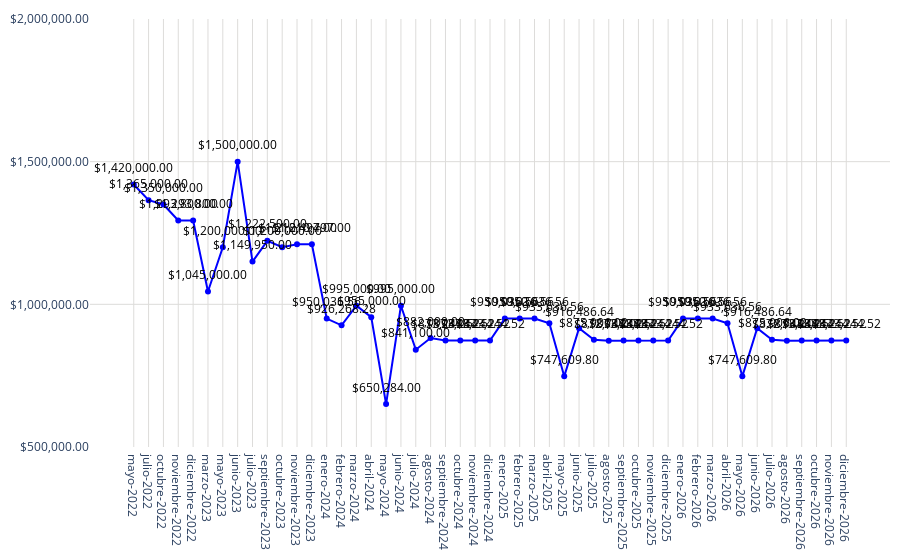

The notebook cell this image was saved under:
### Code cell
# Datos
año = total_todos_pachuca['label']
promedio = total_todos_pachuca['montos']

fig = go.Figure()
fig.add_trace(go.Scatter(
    x=año,
    y=promedio,
    mode='markers+lines',
    marker=dict(color='blue'),
))
# Agregar anotaciones para mostrar los valores encima de los puntos
for a, p in zip(año, promedio):
    fig.add_annotation(
        x=a,
        y=p,
        text=f"${p:,.2f}",  # Formatear el valor del promedio como moneda
        showarrow=False,
        font=dict(color='black', size=12),
        xshift=0,
        yshift=17,
        textangle=0
    )
# Actualizar diseño
fig.update_layout(
    #title='Precio Media Anual',
    yaxis=dict(
        range=[500000, 2000000],  # Establecer el rango del eje y un poco antes del millón
        tickvals=[500000, 1000000,1500000, 2000000, ],  # Definir los valores de las marcas en el eje y un poco antes del millón
        ticktext=['$500,000.00','$1,000,000.00','$1,500,000.00', '$2,000,000.00',],  # Definir el texto de las marcas en el eje y un poco antes del millón
        gridcolor='#dddcda',   # Color de las líneas de la cuadrícula
        gridwidth=1  # Ancho de las líneas de la cuadrícula
    ),margin=dict(l=10, r=10, t=10, b=10),  # Ajusta los márgenes (left, right, top, bottom)        
    xaxis=dict(
        gridcolor='#dddcda', 
        tickmode='array',
        tickvals=año,
        ticktext=año
    ),
    plot_bgcolor='rgba(0,0,0,0)'
)
# Exportar gráfica como archivo HTML
def guardar_grafico_como_html(fig, nombre_archivo, carpeta='assets/graficas'):
    # Crear la carpeta si no existe
    if not os.path.exists(carpeta):
        os.makedirs(carpeta)
    # Exportar la gráfica a un archivo HTML
    fig_html = fig.to_html()
    with open(os.path.join(carpeta, nombre_archivo + '.html'), 'w') as archivo:
        archivo.write(fig_html)
guardar_grafico_como_html(fig, 'g_scatt_precio_medianual', carpeta='assets/graficas')
fig.show()

### Figure 1 — Plotly figure (JSON) as saved in the notebook; plotly's stock layout.template omitted (floating-point values rounded to 4 significant figures)
{"data": [{"marker": {"color": "blue"}, "mode": "markers+lines", "type": "scatter", "x": ["mayo-2022", "julio-2022", "octubre-2022", "noviembre-2022", "diciembre-2022", "marzo-2023", "mayo-2023", "junio-2023", "julio-2023", "septiembre-2023", "octubre-2023", "noviembre-2023", "diciembre-2023", "enero-2024", "febrero-2024", "marzo-2024", "abril-2024", "mayo-2024", "junio-2024", "julio-2024", "agosto-2024", "septiembre-2024", "octubre-2024", "noviembre-2024", "diciembre-2024", "enero-2025", "febrero-2025", "marzo-2025", "abril-2025", "mayo-2025", "junio-2025", "julio-2025", "agosto-2025", "septiembre-2025", "octubre-2025", "noviembre-2025", "diciembre-2025", "enero-2026", "febrero-2026", "marzo-2026", "abril-2026", "mayo-2026", "junio-2026", "julio-2026", "agosto-2026", "septiembre-2026", "octubre-2026", "noviembre-2026", "diciembre-2026"], "y": [1420000, 1365000, 1350000, 1293800, 1293800, 1045000, 1200000, 1500000, 1149950, 1222500, 1200000, 1210497, 1210497, 950000.0, 926300.0, 995000, 955000, 650284, 995000, 841100, 882000, 873200.0, 873200.0, 873200.0, 873200.0, 950000.0, 950000.0, 950000.0, 933600.0, 747600.0, 916500.0, 875900.0, 872700.0, 873200.0, 873200.0, 873200.0, 873200.0, 950000.0, 950000.0, 950000.0, 933600.0, 747600.0, 916500.0, 875900.0, 872700.0, 873200.0, 873200.0, 873200.0, 873200.0]}], "layout": {"annotations": [{"font": {"color": "black", "size": 12}, "showarrow": false, "text": "$1,420,000.00", "textangle": 0, "x": "mayo-2022", "xshift": 0, "y": 1420000, "yshift": 17}, {"font": {"color": "black", "size": 12}, "showarrow": false, "text": "$1,365,000.00", "textangle": 0, "x": "julio-2022", "xshift": 0, "y": 1365000, "yshift": 17}, {"font": {"color": "black", "size": 12}, "showarrow": false, "text": "$1,350,000.00", "textangle": 0, "x": "octubre-2022", "xshift": 0, "y": 1350000, "yshift": 17}, {"font": {"color": "black", "size": 12}, "showarrow": false, "text": "$1,293,800.00", "textangle": 0, "x": "noviembre-2022", "xshift": 0, "y": 1293800, "yshift": 17}, {"font": {"color": "black", "size": 12}, "showarrow": false, "text": "$1,293,800.00", "textangle": 0, "x": "diciembre-2022", "xshift": 0, "y": 1293800, "yshift": 17}, {"font": {"color": "black", "size": 12}, "showarrow": false, "text": "$1,045,000.00", "textangle": 0, "x": "marzo-2023", "xshift": 0, "y": 1045000, "yshift": 17}, {"font": {"color": "black", "size": 12}, "showarrow": false, "text": "$1,200,000.00", "textangle": 0, "x": "mayo-2023", "xshift": 0, "y": 1200000, "yshift": 17}, {"font": {"color": "black", "size": 12}, "showarrow": false, "text": "$1,500,000.00", "textangle": 0, "x": "junio-2023", "xshift": 0, "y": 1500000, "yshift": 17}, {"font": {"color": "black", "size": 12}, "showarrow": false, "text": "$1,149,950.00", "textangle": 0, "x": "julio-2023", "xshift": 0, "y": 1149950, "yshift": 17}, {"font": {"color": "black", "size": 12}, "showarrow": false, "text": "$1,222,500.00", "textangle": 0, "x": "septiembre-2023", "xshift": 0, "y": 1222500, "yshift": 17}, {"font": {"color": "black", "size": 12}, "showarrow": false, "text": "$1,200,000.00", "textangle": 0, "x": "octubre-2023", "xshift": 0, "y": 1200000, "yshift": 17}, {"font": {"color": "black", "size": 12}, "showarrow": false, "text": "$1,210,497.00", "textangle": 0, "x": "noviembre-2023", "xshift": 0, "y": 1210497, "yshift": 17}, {"font": {"color": "black", "size": 12}, "showarrow": false, "text": "$1,210,497.00", "textangle": 0, "x": "diciembre-2023", "xshift": 0, "y": 1210497, "yshift": 17}, {"font": {"color": "black", "size": 12}, "showarrow": false, "text": "$950,036.56", "textangle": 0, "x": "enero-2024", "xshift": 0, "y": 950000.0, "yshift": 17}, {"font": {"color": "black", "size": 12}, "showarrow": false, "text": "$926,268.28", "textangle": 0, "x": "febrero-2024", "xshift": 0, "y": 926300.0, "yshift": 17}, {"font": {"color": "black", "size": 12}, "showarrow": false, "text": "$995,000.00", "textangle": 0, "x": "marzo-2024", "xshift": 0, "y": 995000, "yshift": 17}, {"font": {"color": "black", "size": 12}, "showarrow": false, "text": "$955,000.00", "textangle": 0, "x": "abril-2024", "xshift": 0, "y": 955000, "yshift": 17}, {"font": {"color": "black", "size": 12}, "showarrow": false, "text": "$650,284.00", "textangle": 0, "x": "mayo-2024", "xshift": 0, "y": 650284, "yshift": 17}, {"font": {"color": "black", "size": 12}, "showarrow": false, "text": "$995,000.00", "textangle": 0, "x": "junio-2024", "xshift": 0, "y": 995000, "yshift": 17}, {"font": {"color": "black", "size": 12}, "showarrow": false, "text": "$841,100.00", "textangle": 0, "x": "julio-2024", "xshift": 0, "y": 841100, "yshift": 17}, {"font": {"color": "black", "size": 12}, "showarrow": false, "text": "$882,000.00", "textangle": 0, "x": "agosto-2024", "xshift": 0, "y": 882000, "yshift": 17}, {"font": {"color": "black", "size": 12}, "showarrow": false, "text": "$873,244.52", "textangle": 0, "x": "septiembre-2024", "xshift": 0, "y": 873200.0, "yshift": 17}, {"font": {"color": "black", "size": 12}, "showarrow": false, "text": "$873,244.52", "textangle": 0, "x": "octubre-2024", "xshift": 0, "y": 873200.0, "yshift": 17}, {"font": {"color": "black", "size": 12}, "showarrow": false, "text": "$873,244.52", "textangle": 0, "x": "noviembre-2024", "xshift": 0, "y": 873200.0, "yshift": 17}, {"font": {"color": "black", "size": 12}, "showarrow": false, "text": "$873,244.52", "textangle": 0, "x": "diciembre-2024", "xshift": 0, "y": 873200.0, "yshift": 17}, {"font": {"color": "black", "size": 12}, "showarrow": false, "text": "$950,036.56", "textangle": 0, "x": "enero-2025", "xshift": 0, "y": 950000.0, "yshift": 17}, {"font": {"color": "black", "size": 12}, "showarrow": false, "text": "$950,036.56", "textangle": 0, "x": "febrero-2025", "xshift": 0, "y": 950000.0, "yshift": 17}, {"font": {"color": "black", "size": 12}, "showarrow": false, "text": "$950,036.56", "textangle": 0, "x": "marzo-2025", "xshift": 0, "y": 950000.0, "yshift": 17}, {"font": {"color": "black", "size": 12}, "showarrow": false, "text": "$933,636.56", "textangle": 0, "x": "abril-2025", "xshift": 0, "y": 933600.0, "yshift": 17}, {"font": {"color": "black", "size": 12}, "showarrow": false, "text": "$747,609.80", "textangle": 0, "x": "mayo-2025", "xshift": 0, "y": 747600.0, "yshift": 17}, {"font": {"color": "black", "size": 12}, "showarrow": false, "text": "$916,486.64", "textangle": 0, "x": "junio-2025", "xshift": 0, "y": 916500.0, "yshift": 17}, {"font": {"color": "black", "size": 12}, "showarrow": false, "text": "$875,906.02", "textangle": 0, "x": "julio-2025", "xshift": 0, "y": 875900.0, "yshift": 17}, {"font": {"color": "black", "size": 12}, "showarrow": false, "text": "$872,744.02", "textangle": 0, "x": "agosto-2025", "xshift": 0, "y": 872700.0, "yshift": 17}, {"font": {"color": "black", "size": 12}, "showarrow": false, "text": "$873,244.52", "textangle": 0, "x": "septiembre-2025", "xshift": 0, "y": 873200.0, "yshift": 17}, {"font": {"color": "black", "size": 12}, "showarrow": false, "text": "$873,244.52", "textangle": 0, "x": "octubre-2025", "xshift": 0, "y": 873200.0, "yshift": 17}, {"font": {"color": "black", "size": 12}, "showarrow": false, "text": "$873,244.52", "textangle": 0, "x": "noviembre-2025", "xshift": 0, "y": 873200.0, "yshift": 17}, {"font": {"color": "black", "size": 12}, "showarrow": false, "text": "$873,244.52", "textangle": 0, "x": "diciembre-2025", "xshift": 0, "y": 873200.0, "yshift": 17}, {"font": {"color": "black", "size": 12}, "showarrow": false, "text": "$950,036.56", "textangle": 0, "x": "enero-2026", "xshift": 0, "y": 950000.0, "yshift": 17}, {"font": {"color": "black", "size": 12}, "showarrow": false, "text": "$950,036.56", "textangle": 0, "x": "febrero-2026", "xshift": 0, "y": 950000.0, "yshift": 17}, {"font": {"color": "black", "size": 12}, "showarrow": false, "text": "$950,036.56", "textangle": 0, "x": "marzo-2026", "xshift": 0, "y": 950000.0, "yshift": 17}, {"font": {"color": "black", "size": 12}, "showarrow": false, "text": "$933,636.56", "textangle": 0, "x": "abril-2026", "xshift": 0, "y": 933600.0, "yshift": 17}, {"font": {"color": "black", "size": 12}, "showarrow": false, "text": "$747,609.80", "textangle": 0, "x": "mayo-2026", "xshift": 0, "y": 747600.0, "yshift": 17}, {"font": {"color": "black", "size": 12}, "showarrow": false, "text": "$916,486.64", "textangle": 0, "x": "junio-2026", "xshift": 0, "y": 916500.0, "yshift": 17}, {"font": {"color": "black", "size": 12}, "showarrow": false, "text": "$875,906.02", "textangle": 0, "x": "julio-2026", "xshift": 0, "y": 875900.0, "yshift": 17}, {"font": {"color": "black", "size": 12}, "showarrow": false, "text": "$872,744.02", "textangle": 0, "x": "agosto-2026", "xshift": 0, "y": 872700.0, "yshift": 17}, {"font": {"color": "black", "size": 12}, "showarrow": false, "text": "$873,244.52", "textangle": 0, "x": "septiembre-2026", "xshift": 0, "y": 873200.0, "yshift": 17}, {"font": {"color": "black", "size": 12}, "showarrow": false, "text": "$873,244.52", "textangle": 0, "x": "octubre-2026", "xshift": 0, "y": 873200.0, "yshift": 17}, {"font": {"color": "black", "size": 12}, "showarrow": false, "text": "$873,244.52", "textangle": 0, "x": "noviembre-2026", "xshift": 0, "y": 873200.0, "yshift": 17}, {"font": {"color": "black", "size": 12}, "showarrow": false, "text": "$873,244.52", "textangle": 0, "x": "diciembre-2026", "xshift": 0, "y": 873200.0, "yshift": 17}], "margin": {"b": 10, "l": 10, "r": 10, "t": 10}, "plot_bgcolor": "rgba(0,0,0,0)", "xaxis": {"gridcolor": "#dddcda", "tickmode": "array", "ticktext": ["mayo-2022", "julio-2022", "octubre-2022", "noviembre-2022", "diciembre-2022", "marzo-2023", "mayo-2023", "junio-2023", "julio-2023", "septiembre-2023", "octubre-2023", "noviembre-2023", "diciembre-2023", "enero-2024", "febrero-2024", "marzo-2024", "abril-2024", "mayo-2024", "junio-2024", "julio-2024", "agosto-2024", "septiembre-2024", "octubre-2024", "noviembre-2024", "diciembre-2024", "enero-2025", "febrero-2025", "marzo-2025", "abril-2025", "mayo-2025", "junio-2025", "julio-2025", "agosto-2025", "septiembre-2025", "octubre-2025", "noviembre-2025", "diciembre-2025", "enero-2026", "febrero-2026", "marzo-2026", "abril-2026", "mayo-2026", "junio-2026", "julio-2026", "agosto-2026", "septiembre-2026", "octubre-2026", "noviembre-2026", "diciembre-2026"], "tickvals": ["mayo-2022", "julio-2022", "octubre-2022", "noviembre-2022", "diciembre-2022", "marzo-2023", "mayo-2023", "junio-2023", "julio-2023", "septiembre-2023", "octubre-2023", "noviembre-2023", "diciembre-2023", "enero-2024", "febrero-2024", "marzo-2024", "abril-2024", "mayo-2024", "junio-2024", "julio-2024", "agosto-2024", "septiembre-2024", "octubre-2024", "noviembre-2024", "diciembre-2024", "enero-2025", "febrero-2025", "marzo-2025", "abril-2025", "mayo-2025", "junio-2025", "julio-2025", "agosto-2025", "septiembre-2025", "octubre-2025", "noviembre-2025", "diciembre-2025", "enero-2026", "febrero-2026", "marzo-2026", "abril-2026", "mayo-2026", "junio-2026", "julio-2026", "agosto-2026", "septiembre-2026", "octubre-2026", "noviembre-2026", "diciembre-2026"]}, "yaxis": {"gridcolor": "#dddcda", "gridwidth": 1, "range": [500000, 2000000], "ticktext": ["$500,000.00", "$1,000,000.00", "$1,500,000.00", "$2,000,000.00"], "tickvals": [500000, 1000000, 1500000, 2000000]}}}
